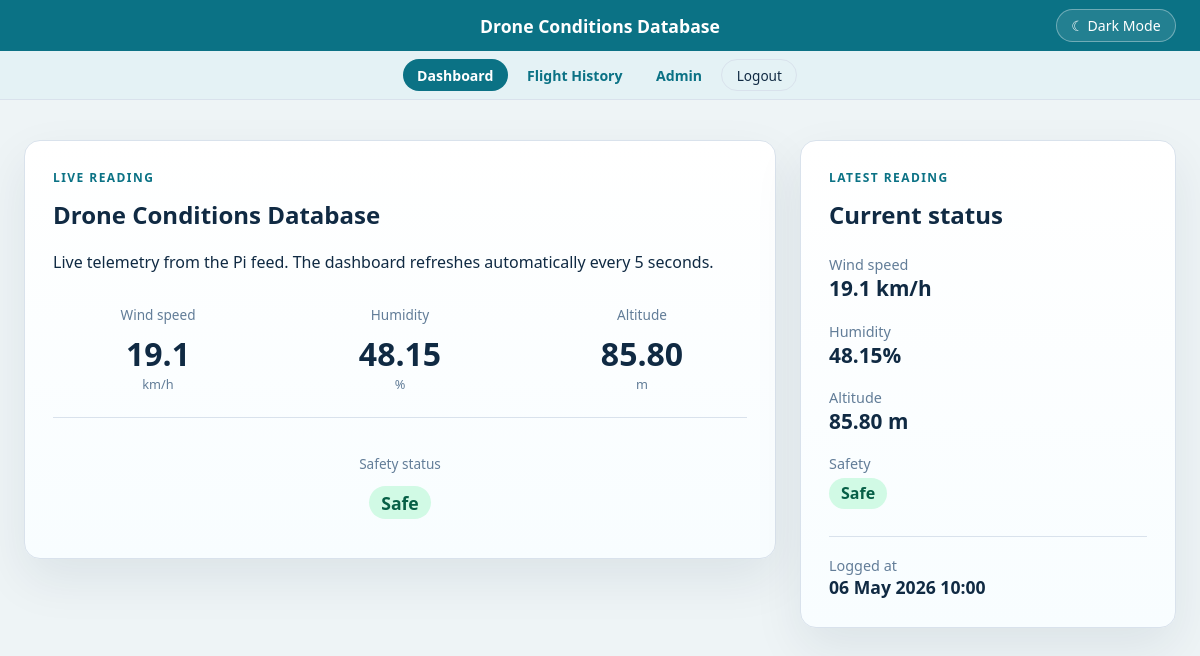
The app's page / (signed in), older data.
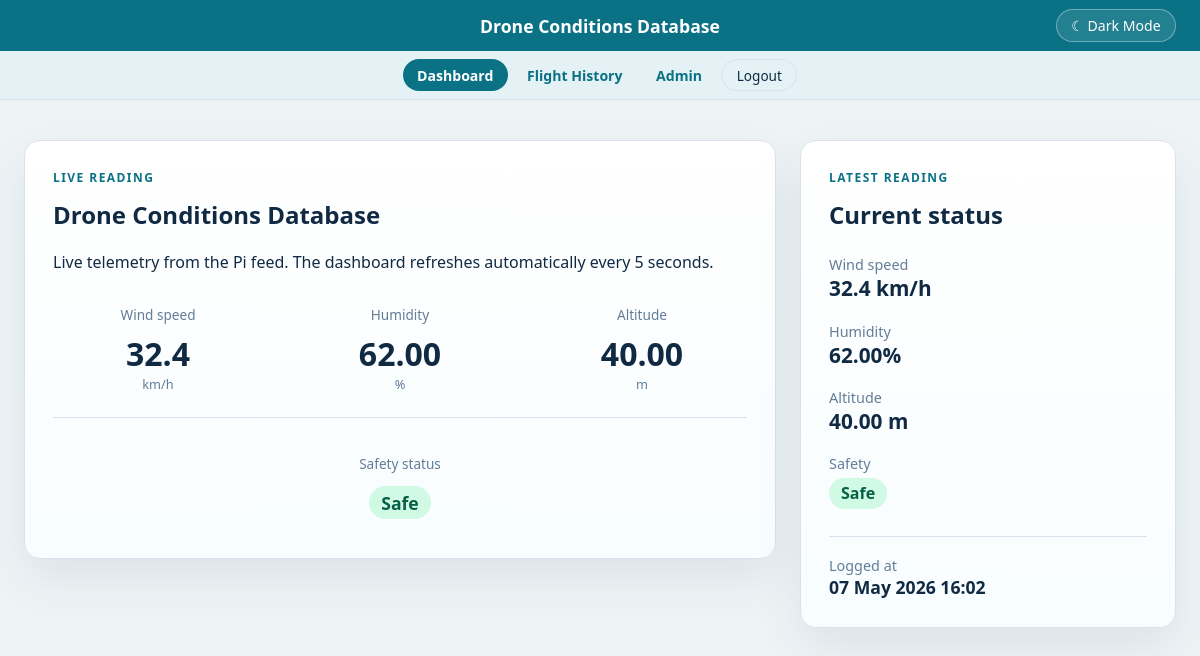
The same page, newer data.
### flight_monitoring/models.py (models this page shows, shortened)
class FlightData(models.Model):
	SAFE = "Safe"
	CAUTION = "Caution"
	DANGEROUS = "Dangerous"
	SAFETY_STATUS_CHOICES = [
		(SAFE, "Safe"),
		(CAUTION, "Caution"),
		(DANGEROUS, "Dangerous"),
	]
	wind_speed = models.DecimalField(max_digits=5, decimal_places=2)
	humidity = models.DecimalField(max_digits=5, decimal_places=2)
	altitude = models.DecimalField(max_digits=7, decimal_places=2)
	timestamp = models.DateTimeField(default=timezone.now, db_index=True)
	safety_rating = models.CharField(
		max_length=10,
		choices=SAFETY_STATUS_CHOICES,
		default=SAFE,
		editable=False,
	)
	class Meta:
		ordering = ["-timestamp"]

### flight_monitoring/views.py (the view)
# urls.py: path("", dashboard, name="dashboard"),
@login_required
def dashboard(request):
	if request.method == "POST":
		form = FlightDataForm(request.POST)
		if form.is_valid():
			form.save()
			return redirect("flight_monitoring:dashboard")
	else:
		form = FlightDataForm()
	latest_reading = FlightData.objects.first()
	if latest_reading:
		latest_reading.wind_speed_kmh = wind_speed_to_kmh(latest_reading.wind_speed)
	return render(
		request,
		"flight_monitoring/home.html",
		{
			"form": form,
			"latest_reading": latest_reading,
		},
	)

### flight_monitoring/utils.py (called while the page is built)
def wind_speed_to_kmh(wind_speed):
	return round(float(wind_speed) * 3.6, 1)

### flight_monitoring/templates/flight_monitoring/home.html (shortened to what the changed rows need)
{% load static %}
<!DOCTYPE html>
<html lang="en" data-theme="">
<head>
    <link rel="stylesheet" href="{% static 'css/home.css' %}?v=3">
</head>
<body>
    <main>
        <section class="hero">
            <div>
                <div class="panel">
                <h1>Drone Conditions Database</h1>
                <div style="display:grid;grid-template-rows:1fr auto 1fr;gap:0;margin-top:2rem;height:100%;">
                    <div style="display:grid;grid-template-columns:repeat(3,1fr);gap:2rem;align-items:center;">
                        <div style="text-align:center;">
                            <div style="color:var(--muted);font-size:0.85rem;margin-bottom:0.5rem;">Wind speed</div>
                            <div style="font-size:2rem;font-weight:700;" id="liveWindSpeed">{% if latest_reading %}{{ latest_reading.wind_speed_kmh|floatformat:1 }}{% else %}--{% endif %}</div>
                            <div style="color:var(--muted);font-size:0.8rem;">km/h</div>
                        </div>
                        <div style="text-align:center;">
                            <div style="color:var(--muted);font-size:0.85rem;margin-bottom:0.5rem;">Humidity</div>
                            <div style="font-size:2rem;font-weight:700;" id="liveHumidity">{% if latest_reading %}{{ latest_reading.humidity }}{% else %}--{% endif %}</div>
                            <div style="color:var(--muted);font-size:0.8rem;">%</div>
                        </div>
                        <div style="text-align:center;">
                            <div style="color:var(--muted);font-size:0.85rem;margin-bottom:0.5rem;">Altitude</div>
                            <div style="font-size:2rem;font-weight:700;" id="liveAltitude">{% if latest_reading %}{{ latest_reading.altitude }}{% else %}--{% endif %}</div>
                            <div style="color:var(--muted);font-size:0.8rem;">m</div>
                        </div>
                    </div>
                    <div style="display:flex;align-items:center;justify-content:center;">
                        <div style="text-align:center;">
                            <div style="color:var(--muted);font-size:0.85rem;margin-bottom:0.5rem;">Safety status</div>
                            <div id="liveSafetyStatus" class="badge {% if latest_reading and latest_reading.safety_rating == 'Safe' %}badge--safe{% elif latest_reading and latest_reading.safety_rating == 'Caution' %}badge--caution{% elif latest_reading %}badge--dangerous{% endif %}" style="font-size:1.1rem;">{% if latest_reading %}{{ latest_reading.safety_rating }}{% else %}--{% endif %}</div>
                        </div>
                    </div>
                </div>
            </div>
            </div>
            <div class="panel">
                <h2>Current status</h2>
                <div style="display:grid;gap:1.2rem;margin-top:1.5rem;">
                    <div>
                        <div style="color:var(--muted);font-size:0.9rem;">Wind speed</div>
                        <div style="font-size:1.3rem;font-weight:700;" id="sideWindSpeed">{% if latest_reading %}{{ latest_reading.wind_speed_kmh|floatformat:1 }} km/h{% else %}--{% endif %}</div>
                    </div>
                    <div>
                        <div style="color:var(--muted);font-size:0.9rem;">Humidity</div>
                        <div style="font-size:1.3rem;font-weight:700;" id="sideHumidity">{% if latest_reading %}{{ latest_reading.humidity }}%{% else %}--{% endif %}</div>
                    </div>
                    <div>
                        <div style="color:var(--muted);font-size:0.9rem;">Altitude</div>
                        <div style="font-size:1.3rem;font-weight:700;" id="sideAltitude">{% if latest_reading %}{{ latest_reading.altitude }} m{% else %}--{% endif %}</div>
                    </div>
                    <div>
                        <div style="color:var(--muted);font-size:0.9rem;">Safety</div>
                        <div id="sideSafetyStatus" class="badge {% if latest_reading and latest_reading.safety_rating == 'Safe' %}badge--safe{% elif latest_reading and latest_reading.safety_rating == 'Caution' %}badge--caution{% elif latest_reading %}badge--dangerous{% endif %}" style="margin-top:0.3rem;">{% if latest_reading %}{{ latest_reading.safety_rating }}{% else %}--{% endif %}</div>
                    </div>
                    <div style="border-top:1px solid var(--border);padding-top:1.2rem;margin-top:0.5rem;">
                        <div style="color:var(--muted);font-size:0.9rem;">Logged at</div>
                        <div style="font-size:1.1rem;font-weight:600;" id="sideTimestamp">{% if latest_reading %}{{ latest_reading.timestamp|date:"d M Y H:i" }}{% else %}--{% endif %}</div>
                    </div>
                </div>
            </div>
        </section>
    </main>
</body>
</html>

Row changes from the older to the newer data that the page shows:
no longer on this page (row edited): FlightData: wind_speed_kmh "19.1", humidity "48.15", altitude "85.80", safety_rating "Safe", timestamp "06 May 2026 10:00"
added FlightData: wind_speed_kmh "32.4", humidity "62.00", altitude "40.00", safety_rating "Safe", timestamp "07 May 2026 16:02"
